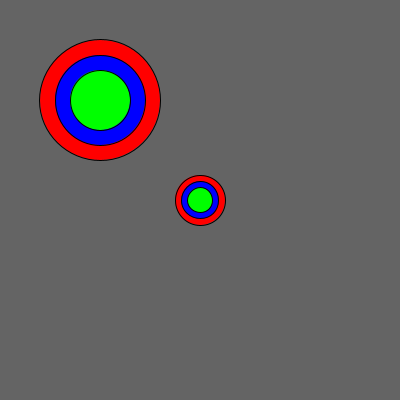
Frame 1 (no input)
Frame 60 (the mouse pressed at the canvas centre just before this capture): identical to frame 1, image omitted
Frame 120 (the mouse held since frame 60 and released just before this capture): identical to frame 1, image omitted

The Processing sketch that drew this single still picture (run headless with seeded random() and noise(); from frame 60 on, the mouse is pressed at the canvas centre):

// Processing sketch: Composite_Shapes
// ── Composite_Shapes.pde
int backcol = 100;
color green = color(0, 255, 0);
color red = color(255, 0, 0);
color blue = color(0, 0, 255);




void setup() {
  size(400, 400);
  background(backcol);
}


void draw() {
  background(backcol);
  drawComposite(width/2, height/2, 0.5);
  drawComposite(width/4, height/4, 1.2);
}

void drawComposite(float xPos, float yPos, float scale) {
  fill(red);
  circle(xPos, yPos, 100 * scale);
  fill(blue);
  circle(xPos, yPos, 75 * scale);
  fill(green);
  circle(xPos, yPos, 50 * scale);
}
